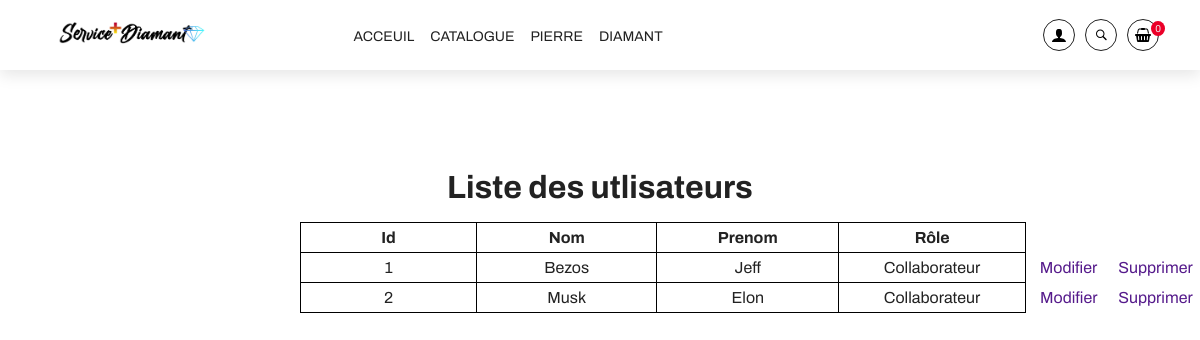
/pages/gestion_utilisateur.php, run on the app's committed database.
### tables this page shows
CREATE TABLE IF NOT EXISTS `users` (
  `id_user` int(11) NOT NULL AUTO_INCREMENT,
  nom varchar(100) NOT NULL,
  prenom varchar(100) NOT NULL,
  niv_role int NOT NULL,
  PRIMARY KEY (`id_user`)
);

### pages/gestion_utilisateur.php (the view, shortened to what this page needs)
<?php
require('../menu/menu.php');
require_once ('config.php');
?>
<h1 style="text-align: center; margin-top: 100px;">Liste des utlisateurs</h1><br/>
<table>
<tr >
    <th> Id </th>
    <th> Nom </th>
    <th > Prenom </th>
    <th> Rôle</th>
</tr>
<?php $query = "SELECT * FROM users ";
	$result = mysqli_query($connect, $query);
	if(mysqli_num_rows($result) > 0)
	{
		 while($row = mysqli_fetch_array($result))
		{
			?>
			<tr>
		        <td> <?php echo $row['id_user'] ?> </td>
		        <td> <?php echo $row['nom'] ?> </td>
		        <td> <?php echo $row['prenom']?> </td>
		        <?php if($row['niv_role']==5){?>
		        	<td> Administrateur </td>
		        <?php }elseif ($row['niv_role']==3) {?>
		        	<td> Professionnel </td>
		        <?php }elseif ($row['niv_role']==4) {?>
		        	<td> Collaborateur </td>
		        <?php }else{ ?>
		        	<td> Particulier </td>
		        <?php } ?>
		        <td class="sansBordure">
		            <a href="">Modifier</a>
		        </td>
		        <td class="sansBordure">
		            <a href="">Supprimer</a>
		        </td>
		    </tr>
		    <?php
		}
	}
?>
</table>

### pages/styles.css (style rules this page uses)
:root { --primaryColor: #f1f1f1; --black: #222; --black2: #555; --black3: #252525; --black4: #000; --black5: #212529; --orange: #eb0028; --white: #fff; --grey: #959595; --grey2: #666; --grey3: #ccc; --secondaryColor: #2b1f4d; --yellow: #ffcc00; --green: #59b210; --blue: rgb(56, 10, 223); }
* { margin: 0; padding: 0; box-sizing: inherit; }
html { font-size: 62.5%; box-sizing: border-box; scroll-behavior: smooth; }
body, input { font-size: 1.6rem; font-weight: 400; font-family: "Archivo", sans-serif; color: var(--black); }
a { text-decoration: none; }

### pages/gestion_utilisateur.php (style rules this page uses)
table { border-collapse : collapse; margin : auto; margin-left: 300px; }
td,th { border : 1px solid black; width : 200px; height : 30px; text-align : center; }
.sansBordure { border : 0px; width : 90px; padding-left : 0px; }

### data on the page
users: id_user "1", nom "Bezos", prenom "Jeff", niv_role "Collaborateur"
users: id_user "2", nom "Musk", prenom "Elon", niv_role "Collaborateur"

### other printed values
$_SESSION[$mail]['compteur'] "0"
